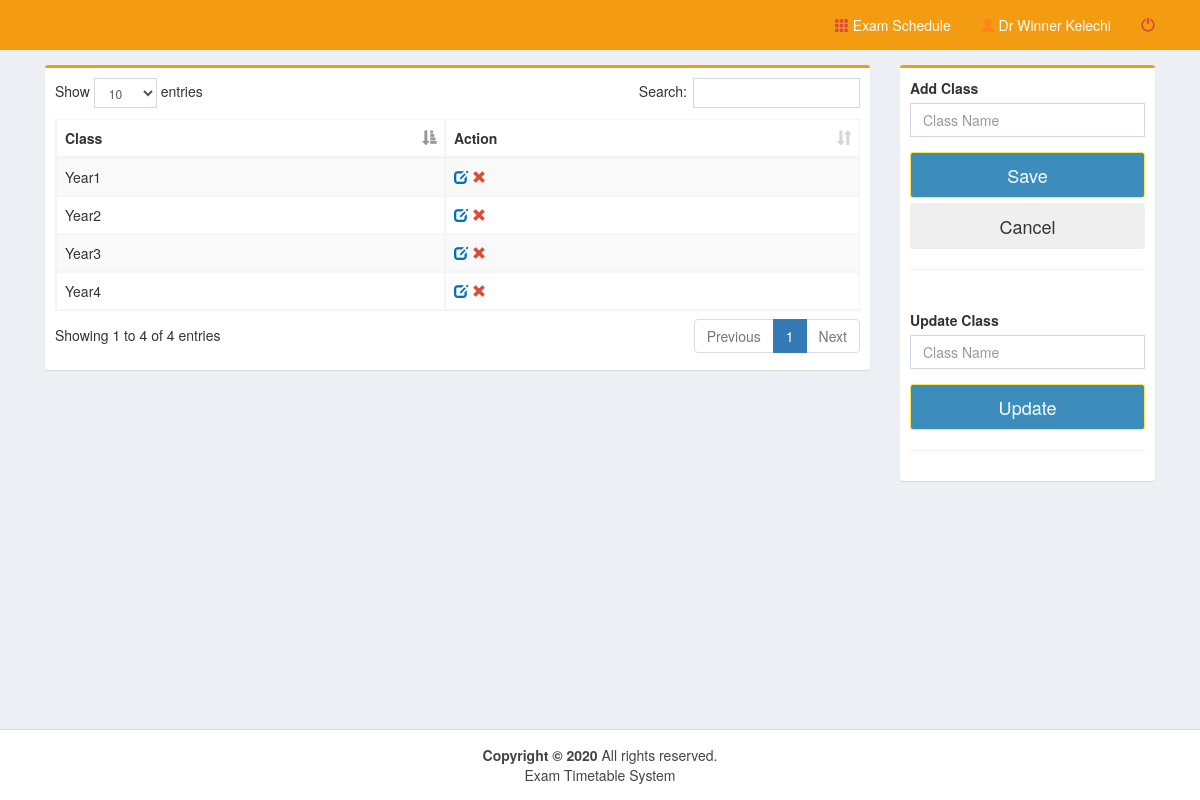
Screenshot of /pages/class.php (signed in) with the database file from the repository.
### tables this page shows
CREATE TABLE `cys` (
  `cys_id` int(11) NOT NULL,
  `cys` varchar(20) NOT NULL
);

### pages/class.php (the view, shortened to what this page needs)
<!DOCTYPE html>
<html>
  <head>
    <link rel="stylesheet" href="../bootstrap/css/bootstrap.min.css">
    <link rel="stylesheet" href="../plugins/datatables/dataTables.bootstrap.css">
    <link rel="stylesheet" href="../dist/css/AdminLTE.min.css">
    <link rel="stylesheet" href="../plugins/select2/select2.min.css">
    <link rel="stylesheet" href="../dist/css/skins/_all-skins.min.css">
 </head>
  <body class="hold-transition skin-yellow layout-top-nav" onload="myFunction()">
    <div class="wrapper">
      <div class="content-wrapper">
        <div class="container">
          <section class="content">
            <div class="row">
	      <div class="col-md-9">
              <div class="box box-warning">
                <div class="box-body">
				<div class="row">
					<div class="col-md-12">
						<table id="example1" class="table table-bordered table-striped" style="margin-right:-10px">
              <thead>
                <tr>
                <th>Class</th>
                <th>Action</th>
                </tr>
              </thead>
    <?php
        include('../dist/includes/dbcon.php');
        $query=mysqli_query($con,"select * from cys order by cys")or die(mysqli_error());
          while($row=mysqli_fetch_array($query)){
            $id=$row['cys_id'];
            $cys=$row['cys'];
    ?>
                <tr>
                <td><?php echo $cys;?></td>
                <td><a id="click" href="class.php?id=<?php echo $id;?>&cys=<?php echo $cys;?>">
                <i class="glyphicon glyphicon-edit text-blue"></i></a>
                <a id="removeme" href="class_del.php?id=<?php echo $id;?>">
                <i class="glyphicon glyphicon-remove text-red"></i></a>
                </td>
                </tr>
<?php }?>
</table>
		</div>
		<div class="col-md-6">
         </div>
        </div>
                </div>
              </div>
            </div>
            <div class="col-md-3">
              <div class="box box-warning">
                <div class="box-body">
                  <div id="form">
				  <div class="row">
					 <div class="col-md-12">
						  <div class="form-group">
							<label for="date">Add Class</label><br>
								<input type="text" class="form-control" name="class" placeholder="Class Name" required>
						  </div>
					</div>
				  </div>
                  <div class="form-group">
                      <button class="btn btn-lg btn-block btn-primary" id="daterange-btn" name="save" type="submit">
                        Save
                      </button>
					  <button class="btn btn-lg btn-block" id="daterange-btn" type="reset">
                       Cancel
                      </button>
                   </div>
                  </div><hr>
                </div>
				<div class="box-body" style="" id="displayform">
                  <div id="form">
				  <div class="row">
					 <div class="col-md-12">
						  <form method="post" action="class_update.php">
						  <div class="form-group">
							<label for="date">Update Class</label><br>
								<input type="text" class="form-control" id="class" name="class" value="<?php echo $_REQUEST['cys'];?>" placeholder="Class Name" required>
						  </div>
					</div>
				  </div>
                  <div class="form-group">
                      <button class="btn btn-lg btn-block btn-primary" id="daterange-btn" name="save" type="submit">
                        Update
                      </button>
                   </div>
                  </div><hr>
                </div>
              </div>
            </div>
          </div>
          </section>
        </div>
      </div>
      <?php include('../dist/includes/footer.php');?>
    </div>
  </body>
</html>

### rows the page displays
cys: cys "Year1"
cys: cys "Year2"
cys: cys "Year3"
cys: cys "Year4"

### other values shown
$_SESSION['name'] "Dr Winner Kelechi"
